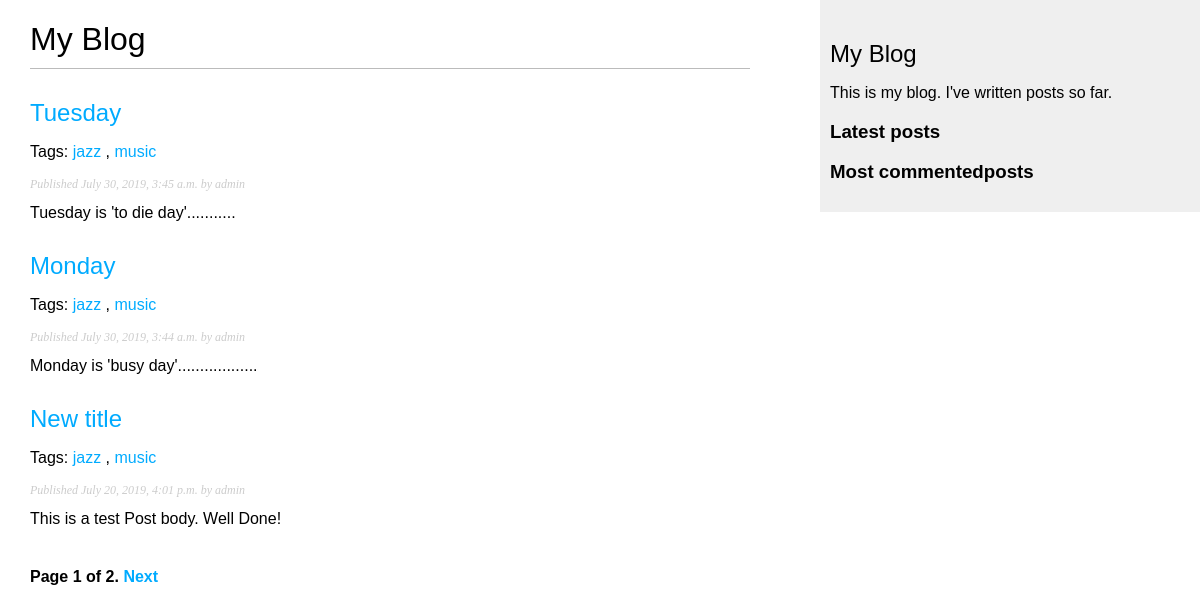
The page /blog/ on the database as committed earlier.
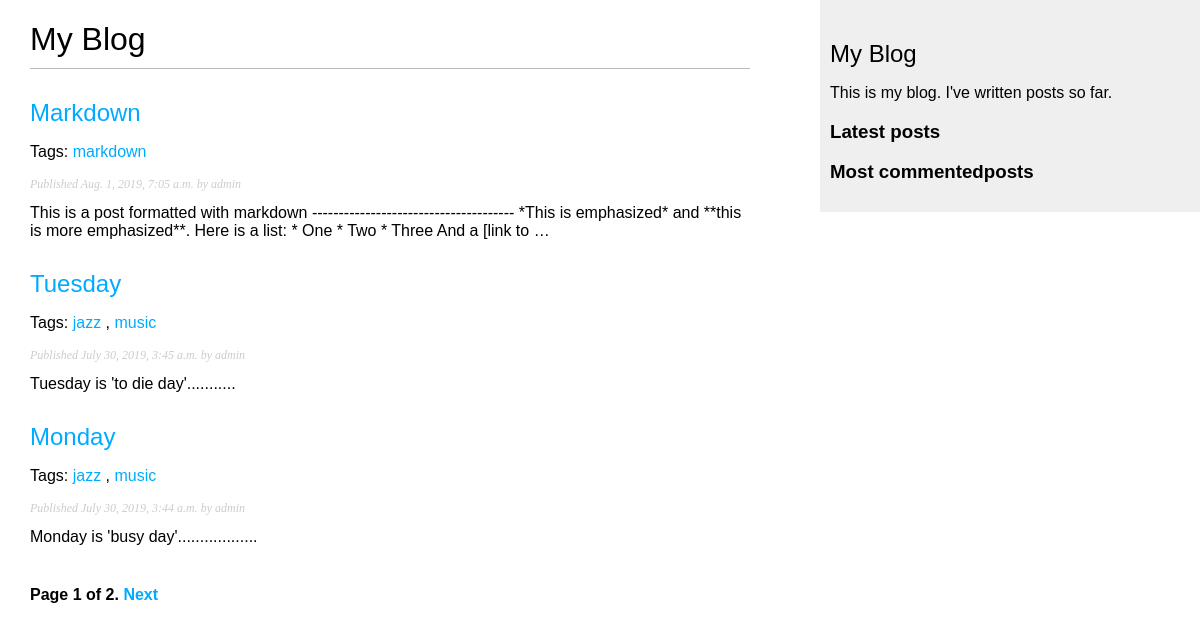
The same page on the database as committed later.
### blog/models.py (models this page shows, shortened)
class Post(models.Model):
    objects = models.Manager() #原始管理器
    published = PublishedManager()  #自定义管理器
    STATUS_CHOICES = (
	    ('draft', 'Draft'),
		('published', 'Published'),
    )
    title = models.CharField(max_length=250)
    slug = models.SlugField(max_length=250, unique_for_date='publish')
    author = models.ForeignKey(User, on_delete=models.CASCADE, related_name='blog_posts')
    body = models.TextField()
    publish = models.DateTimeField(default=timezone.now)
    created = models.DateTimeField(auto_now_add=True)
    updated = models.DateTimeField(auto_now=True)
    status = models.CharField(max_length=10, choices=STATUS_CHOICES, default='draft')
    tags=TaggableManager()
    class Meta:
        ordering = ('-publish',)
    def get_absolute_url(self):
        return reverse('blog:post_detail', args=[self.publish.year, self.publish.month, self.publish.day, self.slug])

### blog/views.py (the view)
# urls.py: path('', views.post_list, name='post_list'),
def post_list(request, tag_slug=None):
    object_list = Post.published.all()
    tag = None
    if tag_slug:
        tag = get_object_or_404(Tag, slug=tag_slug)
        object_list = object_list.filter(tags__in=[tag])
    paginator = Paginator(object_list, 3) # 每页显示三条数据
    page = request.GET.get('page')
    try:
        posts = paginator.page(page)
    except PageNotAnInteger:
        posts = paginator.page(1) # 如果参数不是一个整数，返回第一页
    except EmptyPage:
        posts = paginator.page(paginator.num_pages)
    return render(request, 'blog/post/list.html', {'page': page, 'posts': posts, 'tag': tag})

### blog/models.py (called while the page is built)
    def get_queryset(self):
        return super(PublishedManager, self).get_queryset().filter(status='published')

### blog/templates/blog/post/list.html (shortened to what this page needs)
{% extends "blog/base.html" %}
{% load blog_tags %}
{% block content %}
  <h1> My Blog </h1>
    {% for post in posts %}
      <h2>
         <a href="{{ post.get_absolute_url }}">
           {{ post.title }}</a>
      </h2>
    <p class="tags">
      Tags:
      {% for tag in post.tags.all %}
        <a href="{% url "blog:post_list_by_tag" tag.slug %}">{{ tag.name }}</a>
      {% if not forloop.last %}, {% endif %}
      {% endfor %}
    </p>
    <p class="date">
      Published  {{ post.publish }} by {{post.author}}
    </p>
       {{ post.body|markdown|truncatewords_html:30 }}
    {% endfor %}
{% include "pagination.html" with page=posts %}
{% endblock %}

### blog/templates/blog/base.html (shortened to what this page needs)
{% load blog_tags %}
{% load static %}
<!DOCTYPE html>
<html>
<head>
	<link href="{% static "css/blog.css" %}" rel="stylesheet">
</head>
<body>
    <div id="content">
	    {% block content %}  {% endblock %}
	</div>
	<div id="sidebar">
	    <h2>My Blog</h2>
		<p>This is my blog. I've written {% total_posts %} posts so far.</p>
                <h3>Latest posts</h3>
                <h3>Most commentedposts</h3>
                {% get_most_commented_posts as most_commented_posts %}
	</div>
</body>
</html>

### blog/templates/pagination.html (shortened to what this page needs)
<div class="pagination">
  <span class="step-links">
    <span class="current">
      Page {{ page.number }} of {{ page.paginator.num_pages }}.
    </span>
      {% if page.has_next %}
        <a href="?page={{ page.next_page_number }}">Next</a>
      {% endif %}
  </span>
</div>

### blog/static/css/blog.css (style rules this page uses)
body { margin:0; padding:0; font-family:helvetica, sans-serif; }
a { color:#00abff; text-decoration:none; }
h1 { font-weight:normal; border-bottom:1px solid #bbb; padding:0 0 10px 0; }
h2 { font-weight:normal; margin:30px 0 0; }
#content { float:left; width:60%; padding:0 0 0 30px; }
#sidebar { float:right; width:30%; padding:10px; background:#efefef; height:100%; }
p.date { color:#ccc; font-family: georgia, serif; font-size: 12px; font-style: italic; }
.pagination { margin:40px 0; font-weight:bold; }

Rows that differ between the two databases and show on the page:
no longer on this page (row unchanged): Post: title "New title", publish "July 20, 2019, 4:01 p.m.", author "admin", body "This is a test Post body. Well Done!", Tag (name "jazz"), Tag (name "music")
added Post: title "Markdown", publish "Aug. 1, 2019, 7:05 a.m.", author "admin", body "This is a post formatted with markdown -------------------------------------- *This is emphasized* and **this is more emphasized**. Here is a list: * One * Two * Three And a [link to …"
added Tag: name "markdown", shown under "Markdown"
